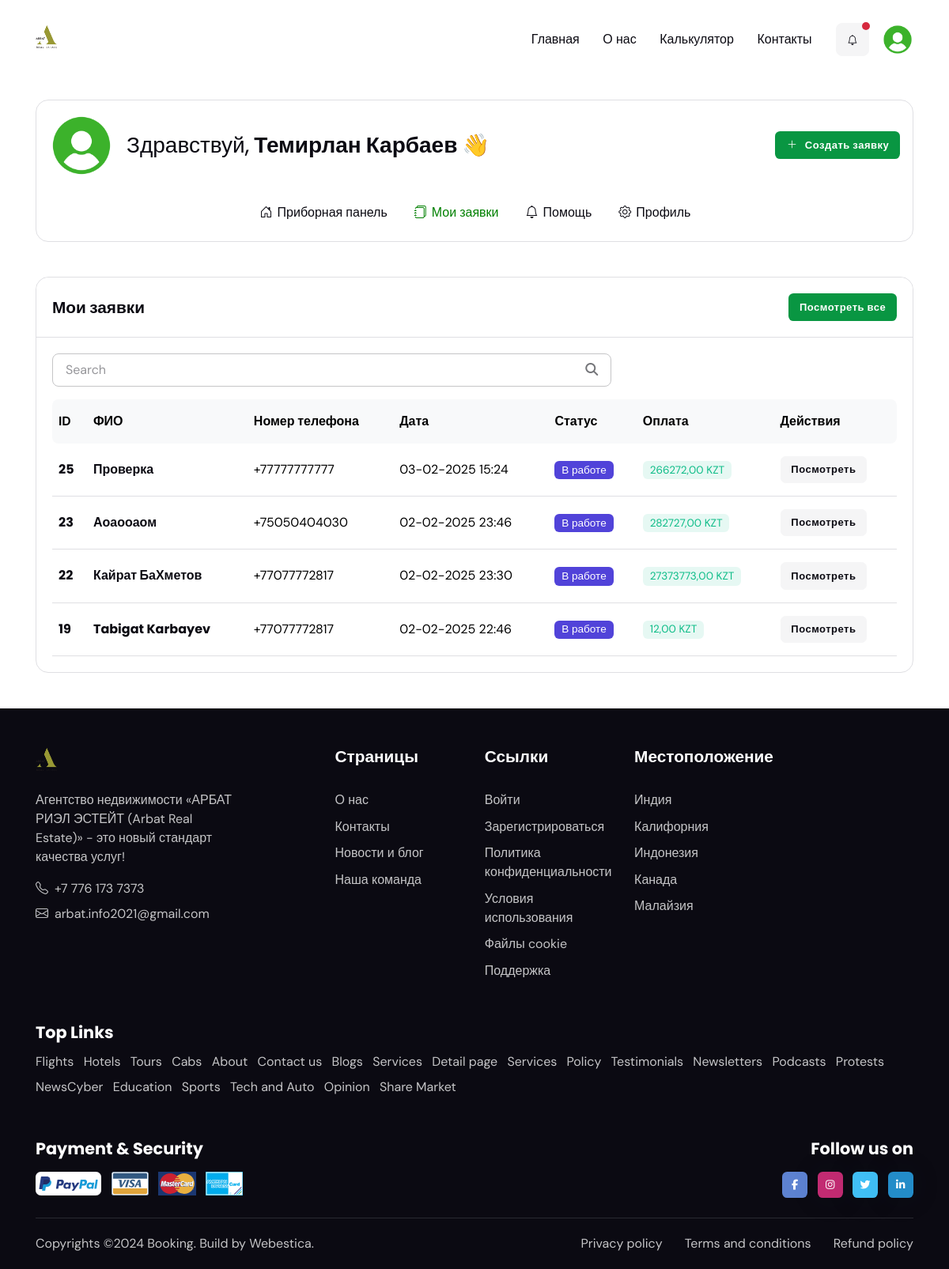
/realtors/my-applications/ (signed in), run on the app's committed database.
### users/models.py (models this page shows, shortened)
class CustomUser(AbstractUser):
    USER_ROLES = (
        ('realtor', 'Риелтор'),
        ('manager', 'Менеджер'),
    )
    username = None  # Удаляем стандартное поле username
    phone_number = models.CharField(
        max_length=25,
        unique=True,
        verbose_name="Номер телефона"
    )
    email = models.EmailField(blank=True)
    date_of_birth = models.DateField(
        verbose_name="Дата рождения",
        blank=True,
        null=True,
    )
    photo = models.ImageField(upload_to='user_photos/', blank=True, verbose_name="Фотография")
    role = models.CharField(choices=USER_ROLES, blank=False, default='realtor' ,max_length=255)
    USERNAME_FIELD = 'phone_number'
    REQUIRED_FIELDS = []
    objects = CustomUserManager()

### applications/models.py (models this page shows, shortened)
class MortgageApplication(models.Model):
    STATUS_CHOICES = (
        ('in_work', 'В работе'),
        ('first_approved', 'Первоначальное одобрение'),
        ('approved', 'Одобрено'),
        ('rejected', 'Не одобрено'),
    )
    realtor = models.ForeignKey(
        CustomUser,
        on_delete=models.CASCADE,
        related_name='applications',
        verbose_name="Риэлтор"
    )
    manager = models.ForeignKey(
        CustomUser,
        on_delete=models.SET_NULL,
        related_name='managed_applications',
        blank=True,
        null=True,
        verbose_name="Менеджер"
    )
    full_name = models.CharField(max_length=255, verbose_name='ФИО')
    iin = models.PositiveBigIntegerField(blank=True, null=True)
    phone_number = models.CharField(max_length=25, verbose_name='Номер телефона')
    amount = models.DecimalField(max_digits=12, decimal_places=2, verbose_name='Сумма ипотеки')
    down_payment = models.DecimalField(max_digits=12, decimal_places=2, verbose_name='Первоначальный взнос')
    mortgage_term = models.IntegerField(verbose_name='Срок ипотеки')
    city = models.CharField(max_length=100, verbose_name='Город')
    status = models.CharField(choices=STATUS_CHOICES, blank=True, max_length=50, default='in_work', verbose_name='Статус')
    code = models.CharField(max_length=10, blank=True, null=True, verbose_name='Код заявки')
    code_requested = models.BooleanField(default=False, verbose_name="Код запрошен")
    created_at = models.DateTimeField(auto_now_add=True, verbose_name='Создано')
    class Meta:
        verbose_name = 'Заявка на ипотеку'
        verbose_name_plural = 'Заявки на ипотеку'

### applications/views.py (the view)
# urls.py: path('my-applications/', MyApplicationsView.as_view(), name='my-applications'),
class MyApplicationsView(BaseApplicationsView):
    template_name = 'app/realtors/my-applications.html'
    def filter_queryset(self, queryset):
        return queryset.filter(realtor=self.request.user, realtor__role='realtor').order_by('-created_at')

### applications/views.py (called while the page is built)
    def get_queryset(self):
        queryset = super().get_queryset()
        return self.filter_queryset(queryset)

### templates/app/realtors/my-applications.html (shortened to what this page needs)
{% extends 'app/base.html' %}
{% load static %}
{% block content %}
<main>
    <section class="pt-4">
        <div class="container">
            <div class="card rounded-3 border p-3 pb-2">
                <div class="d-sm-flex align-items-center">
                    <div class="avatar avatar-xl mb-2 mb-sm-0">
                        <img class="avatar-img rounded-circle"
                             src="{% if user.photo %} {{ user.photo.url }} {% else %} {% static 'website/images/user.png' %}{% endif %}"
                             alt="">
                    </div>
                    <h4 class="mb-2 mb-sm-0 ms-sm-3"><span class="fw-light">{% if user.first_name %} Здравствуй,</span>
                        {{ user.first_name }} {{ user.last_name }} 👋 {% else %} <a
                                style="color: black; font-size: 25px; text-decoration: underline;"
                                href="{% url 'users:profile' %}">Заполните свои данные!</a>{% endif %}</h4>
                    <a href="{% url 'realtors:create-request' %}" class="btn btn-sm mb-0 ms-auto flex-shrink-0"
                       style="background-color: #099642; color: white;"><i
                            class="bi bi-plus-lg fa-fw me-2"></i>Создать заявку</a>
                </div>
                <div class="offcanvas-xl offcanvas-end mt-xl-3" tabindex="-1" id="dashboardMenu">
                    <div class="offcanvas-body p-3 p-xl-0" style="justify-content: center;">
                        <div class="navbar navbar-expand-xl">
                            <ul class="navbar-nav navbar-offcanvas-menu">
                                <li class="nav-item"><a class="nav-link" href="{% url 'realtors:index' %}"><i
                                        class="bi bi-house-door fa-fw me-1"></i>Приборная панель</a></li>
                                <li class="nav-item"><a class="nav-link active" href="{% url 'realtors:my-applications' %}"><i
                                        class="bi bi-journals fa-fw me-1"></i>Мои заявки</a></li>
                                <li class="nav-item"><a class="nav-link" href="#"><i
                                        class="bi bi-bell fa-fw me-1"></i>Помощь</a></li>
                                <li><a class="nav-link" href="{% url 'users:profile' %}"><i
                                        class="bi bi-gear fa-fw me-1"></i>Профиль</a>
                                </li>
                            </ul>
                        </div>
                    </div>
                </div>
            </div>
        </div>
    </section>
    <section class="pt-0">
        <div class="container vstack gap-4">
            <div class="row">
                <div class="col-12">
                    <div class="card border rounded-3">
                        <div class="card-header border-bottom">
                            <div class="d-sm-flex justify-content-between align-items-center">
                                <h5 class="mb-2 mb-sm-0">Мои заявки</h5>
                                <a href="{% url 'realtors:my-applications' %}" class="btn btn-sm mb-0"
                                   style="background-color: #099642; color: white;">Посмотреть
                                    все</a>
                            </div>
                        </div>
                        <div class="card-body">
                            <div class="row g-3 align-items-center justify-content-between mb-3">
                                <div class="col-md-8">
                                    <form class="rounded position-relative">
                                        <input class="form-control pe-5" type="search" placeholder="Search"
                                               aria-label="Search">
                                        <button class="btn border-0 px-3 py-0 position-absolute top-50 end-0 translate-middle-y"
                                                type="submit"><i class="fas fa-search fs-6"></i></button>
                                    </form>
                                </div>
                            </div>
                            <div class="table-responsive border-0">
                                <table class="table align-middle p-4 mb-0 table-hover table-shrink">
                                    <thead class="table-light">
                                    <tr>
                                        <th scope="col" class="border-0 rounded-start">ID</th>
                                        <th scope="col" class="border-0">ФИО</th>
                                        <th scope="col" class="border-0">Номер телефона</th>
                                        <th scope="col" class="border-0">Дата</th>
                                        <th scope="col" class="border-0">Статус</th>
                                        <th scope="col" class="border-0">Оплата</th>
                                        <th scope="col" class="border-0 rounded-end">Действия</th>
                                    </tr>
                                    </thead>
                                    <tbody class="border-top-0">
                                    {% for application in applications %}
                                    <tr>
                                        <td><h6 class="mb-0">{{ application.id }}</h6></td>
                                        <td><h6 class="mb-0"><a href="{% url 'realtors:application-detail' application.pk  %}">{{ application.full_name }}</a></h6></td>
                                        <td> {{ application.phone_number }}</td>
                                        <td> {{ application.created_at|date:"d-m-Y H:i" }}</td>
                                        <td>
                                            <div class="badge
                                                {% if application.status == 'in_work' %}text-bg-primary
                                                {% elif application.status == 'first_approved' %}text-bg-warning
                                                {% elif application.status == 'approved' %}text-bg-success
                                                {% elif application.status == 'rejected' %}text-bg-danger
                                                {% else %}text-bg-secondary
                                                {% endif %}">
                                                {{ application.get_status_display }}
                                            </div>
                                        </td>
                                        <td>
                                            <div class="badge bg-success bg-opacity-10 text-success">{{ application.amount }} KZT
                                            </div>
                                        </td>
                                        <td><a href="#" class="btn btn-sm btn-light mb-0">Посмотреть</a></td>
                                    </tr>
                                    {% empty %}
                                    <p>У вас нет заявок.</p>
                                    {% endfor %}
                                    </tbody>
                                </table>
                            </div>
                        </div>
                    </div>
                </div>
            </div>
        </div>
    </section>
</main>
{% endblock %}

### data on the page
CustomUser: first_name "Темирлан", last_name "Карбаев"
MortgageApplication: id "25", full_name "Проверка", phone_number "+77777777777", created_at "03-02-2025 15:24", status "В работе", amount "266272,00"
MortgageApplication: id "23", full_name "Аоаооаом", phone_number "+75050404030", created_at "02-02-2025 23:46", status "В работе", amount "282727,00"
MortgageApplication: id "22", full_name "Кайрат БаХметов", phone_number "+77077772817", created_at "02-02-2025 23:30", status "В работе", amount "27373773,00"
MortgageApplication: id "19", full_name "Tabigat Karbayev", phone_number "+77077772817", created_at "02-02-2025 22:46", status "В работе", amount "12,00"
